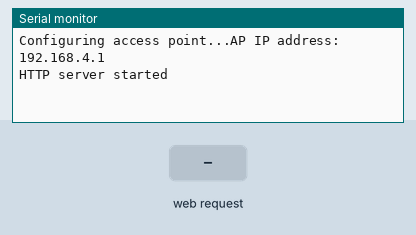
A sketch run on a simulated ESP8266 (NodeMCU). On the bench: the last lines printed to the serial monitor. Inputs (shaded band) come from the test bench.

Above: at 2.2 s.
2.3 s: HTTP request GET /khoi/done received
At 3.0 s:
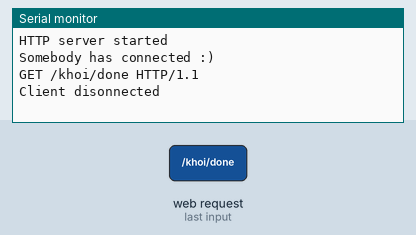
3.8 s: HTTP request GET /cuong/done received
At 4.2 s:
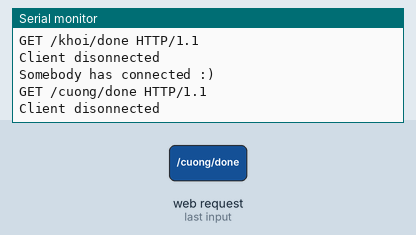
5.3 s: HTTP request GET /MANUAL received
At 6.5 s:
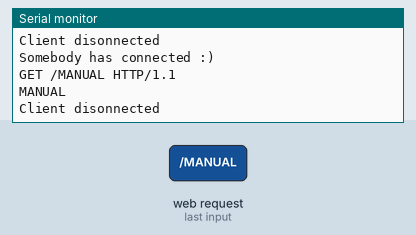
6.8 s: HTTP request GET /KHOI_PLAY_1 received
At 7.6 s:
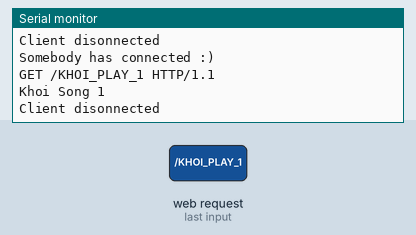
8.3 s: HTTP request GET /CUONG_PLAY_1 received
At 8.8 s:
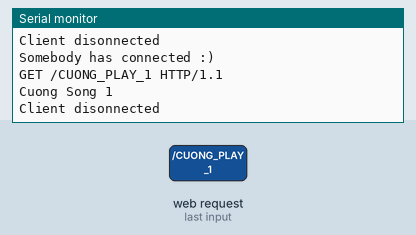
9.8 s: HTTP request GET /STOP received
At 11.1 s:
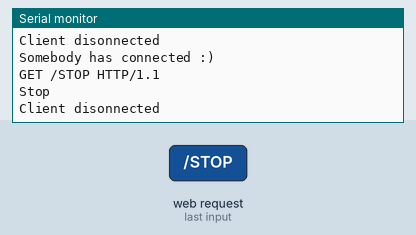

The sketch:

Sever.ino
```cpp
#include <ESP8266WiFi.h>
#include <WiFiClient.h>
#include <ESP8266WebServer.h>

//          format request
//          /khoi/done
//          /cuong/done


const char* ssid = "TellMeNow2";							// AP ssid
const char* password = "notsogoodisntit";					// AP password

const int port = 80;
const int port1 = 90;
const int port2 = 100;


int khoiCounter = 0;
int cuongCounter = 0;

bool kd = false;
bool cd = false;

String khoicommand[2] = {"auto0","auto0"};
String cuongcommand[2] = {"auto0","auto0"};

WiFiServer server(port);
ESP8266WebServer server1(port1); 	//
ESP8266WebServer server2(port2);	// init client response

void khoiRequest() {
  server1.send(200, "text/plain", khoicommand[khoiCounter].c_str());		// send command to client
  if(++khoiCounter == sizeof(khoicommand)/sizeof(khoicommand[0]) ){
    khoiCounter = 0;
	khoicommand[1] = "auto0";												// reset previous command
  }

}
void cuongRequest() {
   server2.send(200, "text/plain", cuongcommand[cuongCounter].c_str());		// send command to client
  if(++cuongCounter == sizeof(cuongcommand)/sizeof(cuongcommand[0]) ){
    cuongCounter = 0;
    cuongcommand[1] = "auto0";												// reset previous command
  }
}


void setup() {
  delay(1000);
  Serial.begin(115200);
  Serial.println();
  Serial.print("Configuring access point...");
  /* You can remove the password parameter if you want the AP to be open. */
  WiFi.softAP(ssid, password);				// Set up AP

  IPAddress myIP = WiFi.softAPIP();
  Serial.print("AP IP address: ");
  Serial.println(myIP);

  server1.on("/khoi/done", khoiRequest);			//
  server1.begin();									//

  server2.on("/cuong/done", cuongRequest);			// setup node response
  server2.begin();									//

  server.begin();									// setup http web server response
  Serial.println("HTTP server started");			//
}

void loop() {
  server1.handleClient();							//
  server2.handleClient();							//	deal with request from client node

  WiFiClient client = server.available();			// deal with request from webserver
  if (!client)
  {
    return;
  }
  Serial.println("Somebody has connected :)");
  String request = client.readStringUntil('\r');
  Serial.println(request);

  // Handle the Request
  if (request.indexOf("/MANUAL") != -1)
  {
    Serial.println("MANUAL");
    khoicommand[1] = "manu1";
    cuongcommand[1] = "manu1";
  }

  if (request.indexOf("COLAB") != -1)
  {
    Serial.println("COLAB");
    khoicommand[1] = "auto4";
    cuongcommand[1] = "auto4";
  }

  else if (request.indexOf("/KHOI_PLAY_1") != -1)
  {
    Serial.println("Khoi Song 1");
    khoicommand[1] = "auto1";

  }
   else if (request.indexOf("/KHOI_PLAY_2") != -1)
  {
    Serial.println("Khoi Song 2");
    khoicommand[1] = "auto2";

  }
   else if (request.indexOf("/KHOI_PLAY_3") != -1)
  {
    Serial.println("Khoi Song 3");
    khoicommand[1] = "auto3";

  }
   else if (request.indexOf("/CUONG_PLAY_1") != -1)
  {
    Serial.println("Cuong Song 1");
    cuongcommand[1] = "auto1";

  }

  else if (request.indexOf("/CUONG_PLAY_2") != -1)
  {
    Serial.println("Cuong Song 2");
    cuongcommand[1] = "auto2";

  }

  else if (request.indexOf("/CUONG_PLAY_3") != -1)
  {
    Serial.println("Cuong Song 3");
    cuongcommand[1] = "auto3";

  }
  else if (request.indexOf("/STOP") != -1)
  {
    Serial.println("Stop");
    khoicommand[1] ="auto0";
    cuongcommand[1]="auto0";

  }

  // Prepare the HTML document to print to user browser
  String s = "HTTP/1.1 200 OK\r\n";
  s += "Content-Type: text/html\r\n\r\n";
  s += "<!DOCTYPE HTML>\r\n<html>\r\n";

  s += "<br><input type=\"button\" name=\"b1\" value=\"Manual\"";
  s += " onclick=\"location.href='/MANUAL'\">";
  s += "<br><br><br>";

  s += "<br><input type=\"button\" name=\"b1\" value=\"Khoi_play_1\"";
  s += " onclick=\"location.href='/KHOI_PLAY_1'\">";
  s += "<br><br><br>";

  s += "<br><input type=\"button\" name=\"b1\" value=\"Khoi_play_2\"";
  s += " onclick=\"location.href='/KHOI_PLAY_2'\">";
  s += "<br><br><br>";

  s += "<br><input type=\"button\" name=\"b1\" value=\"Khoi_play_3\"";
  s += " onclick=\"location.href='/KHOI_PLAY_3'\">";
  s += "<br><br><br>";

  s += "<br><input type=\"button\" name=\"b1\" value=\"Cuong_play_1\"";
  s += " onclick=\"location.href='/CUONG_PLAY_1'\">";
  s += "<br><br><br>";

  s += "<br><input type=\"button\" name=\"b1\" value=\"Cuong_play_2\"";
  s += " onclick=\"location.href='/CUONG_PLAY_2'\">";
  s += "<br><br><br>";

  s += "<br><input type=\"button\" name=\"b1\" value=\"Cuong_play_3\"";
  s += " onclick=\"location.href='/CUONG_PLAY_3'\">";
  s += "<br><br><br>";

   s += "<br><input type=\"button\" name=\"b1\" value=\"Colab\"";
  s += " onclick=\"location.href='/COLAB'\">";
  s += "<br><br><br>";

  s += "<br><input type=\"button\" name=\"b1\" value=\"Stop\"";
  s += " onclick=\"location.href='/STOP'\">";
  s += "<br><br><br>";


  s += "</html>\n";

  //Serve the HTML document to the browser.
  client.flush(); //clear previous info in the stream
  client.print(s); // Send the response to the client
  delay(10);
  Serial.println("Client disonnected");
}
```

Measured:
- after the input at 2.3 s, the serial monitor: prints a new line at once (image 1)
- after the input at 3.8 s, the serial monitor: prints a new line at once (image 2)
- after the input at 5.3 s, the serial monitor: prints a new line at once (image 3)
- after the input at 6.8 s, the serial monitor: prints a new line at once (image 4)
- after the input at 8.3 s, the serial monitor: prints a new line at once (image 5)
- after the input at 9.8 s, the serial monitor: prints a new line at once (image 6)
